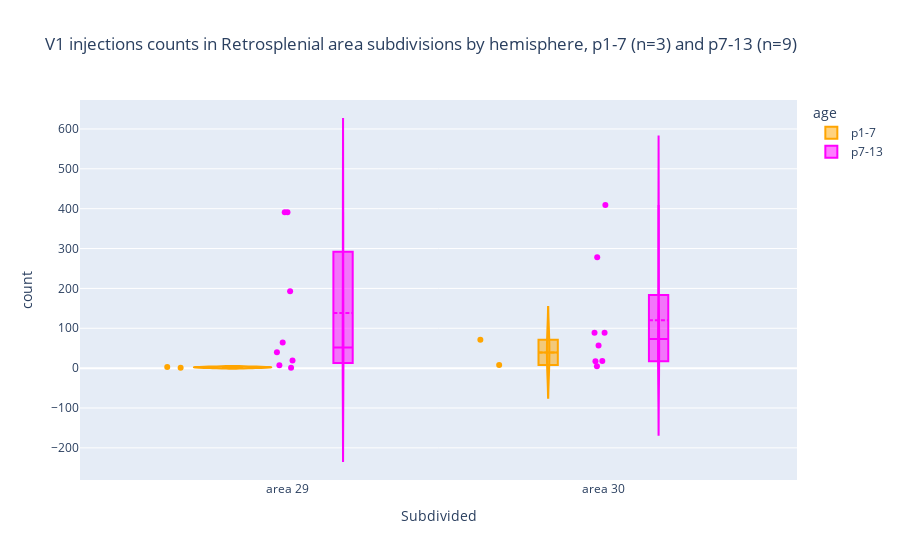

Notebook code cell kept with this figure:
### Code cell
plot_count_zoomed_sub(subdivided_rsc_grouped, "V1 injections counts in Retrosplenial area subdivisions by hemisphere, p1-7 (n=3) and p7-13 (n=9) ")

### Figure 1 — Plotly figure (JSON) as saved in the notebook; plotly's stock layout.template omitted (floating-point values rounded to 4 significant figures)
{"data": [{"alignmentgroup": "True", "box": {"visible": true}, "hovertemplate": "age=p1-7<br>Subdivided=%{x}<br>count=%{y}<extra></extra>", "legendgroup": "p1-7", "marker": {"color": "orange"}, "meanline": {"visible": true}, "name": "p1-7", "offsetgroup": "p1-7", "orientation": "v", "points": "all", "scalegroup": "True", "showlegend": true, "type": "violin", "x": ["area 29", "area 30", "area 29", "area 30"], "x0": " ", "xaxis": "x", "y": [3, 71, 1, 8], "y0": " ", "yaxis": "y"}, {"alignmentgroup": "True", "box": {"visible": true}, "hovertemplate": "age=p7-13<br>Subdivided=%{x}<br>count=%{y}<extra></extra>", "legendgroup": "p7-13", "marker": {"color": "magenta"}, "meanline": {"visible": true}, "name": "p7-13", "offsetgroup": "p7-13", "orientation": "v", "points": "all", "scalegroup": "True", "showlegend": true, "type": "violin", "x": ["area 29", "area 30", "area 29", "area 30", "area 30", "area 29", "area 30", "area 29", "area 30", "area 29", "area 30", "area 29", "area 30", "area 29", "area 30", "area 29"], "x0": " ", "xaxis": "x", "y": [391, 89, 391, 89, 18, 40, 57, 64, 409, 7, 17, 193, 278, 1, 5, 19], "y0": " ", "yaxis": "y"}], "layout": {"legend": {"title": {"text": "age"}, "tracegroupgap": 0}, "title": {"text": "V1 injections counts in Retrosplenial area subdivisions by hemisphere, p1-7 (n=3) and p7-13 (n=9) "}, "violinmode": "group", "xaxis": {"anchor": "y", "domain": [0, 1], "title": {"text": "Subdivided"}}, "yaxis": {"anchor": "x", "domain": [0, 1], "title": {"text": "count"}}}}
